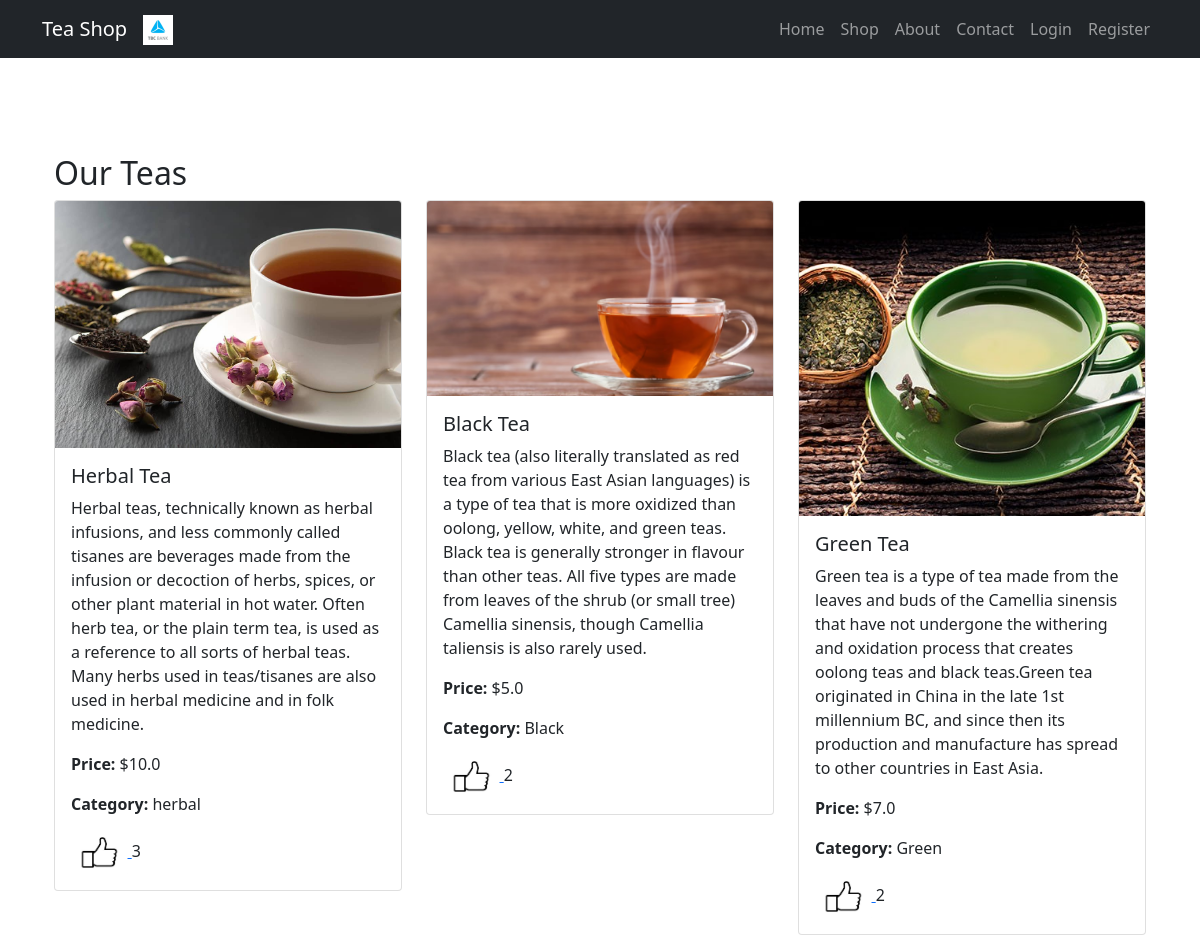
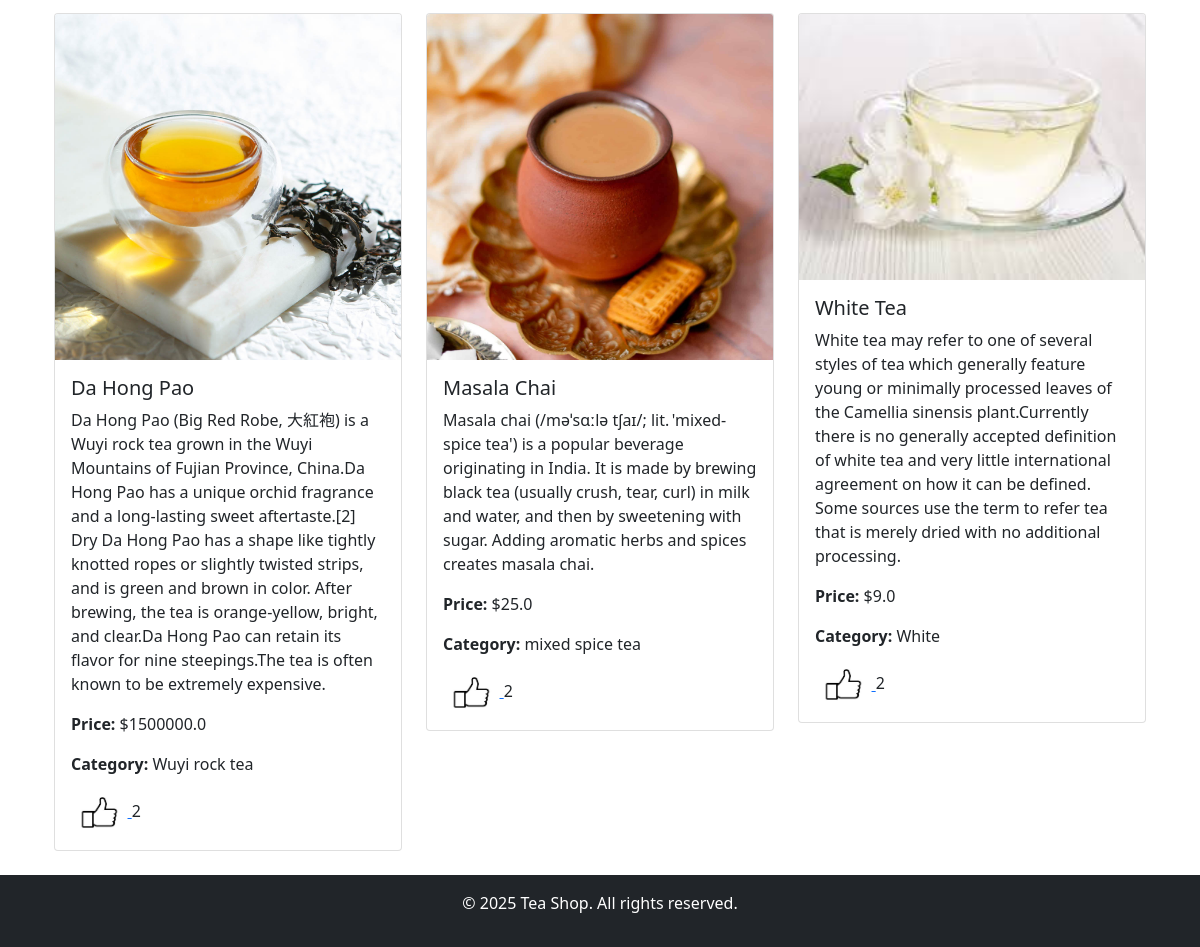
Page /shop on the committed database (2 pictures, top to bottom).
### models.py (models this page shows, shortened)
class Tea(db.Model):
    __tablename__ = 'teas'
    __table_args__ = {'extend_existing': True}
    id = db.Column(db.Integer, primary_key=True)
    name = db.Column(db.String(100), nullable=False)
    description = db.Column(db.String(500), nullable=True)
    price = db.Column(db.Float, nullable=False)
    image_url = db.Column(db.String(200), nullable=True)
    category = db.Column(db.String(100), nullable=False)
    likes = db.Column(db.Integer, default=1)

### routes.py (the view)
@app.route('/shop')
def shop():
    teas = Tea.query.all()
    return render_template('shop.html', teas=teas)

### templates/shop.html (shortened to what this page needs)
{% extends 'base.html' %}
{% block content %}
<div class="container mt-5">
    <h2>Our Teas</h2>
    <div class="row">
        {% for tea in teas %}
        <div class="col-md-4">
            <div class="card mb-4">
                <img src="{{ url_for('static', filename='images/' + tea.image_url) if tea.image_url else url_for('static', filename='images/default_tea.jpg') }}"
                     alt="{{ tea.name }}" class="card-img-top">
                <div class="card-body">
                    <h5 class="card-title">{{ tea.name }}</h5>
                    <p class="card-text">{{ tea.description }}</p>
                    <p><strong>Price:</strong> ${{ tea.price }}</p>
                    <p><strong>Category:</strong> {{ tea.category }}</p>
                    <a href="javascript:void(0);" onclick="likeTea('{{ tea.id }}');">
                        <img src="/static/images/like.jfif" style="width: 18%; height: auto;">
                    </a>
                    <span id="likes-{{ tea.id }}">{{ tea.likes }}</span>
                </div>
            </div>
        </div>
        {% endfor %}
    </div>
</div>
{% endblock %}

### templates/base.html (shortened to what this page needs)
<!DOCTYPE html>
<html lang="en">
<head>
    <link href="https://cdn.jsdelivr.net/npm/bootstrap@5.1.3/dist/css/bootstrap.min.css" rel="stylesheet">
</head>
<body class="d-flex flex-column min-vh-100">
<nav class="navbar navbar-expand-lg navbar-dark bg-dark">
    <div class="container">
        <a class="navbar-brand" href="{{ url_for('index') }}">Tea Shop</a>
        <a class="navbar-brand" href="https://www.tbceducation.ge/" target="_blank">
            <img src="{{ url_for('static', filename='images/TBC.png') }}" alt="TBC Logo" height="30" class="me-2">
        </a>
        <div class="collapse navbar-collapse" id="navbarNav">
            <ul class="navbar-nav ms-auto">
                <li class="nav-item">
                    <a class="nav-link" href="{{ url_for('index') }}">Home</a>
                </li>
                <li class="nav-item">
                    <a class="nav-link" href="{{ url_for('shop') }}">Shop</a>
                </li>
                <li class="nav-item">
                    <a class="nav-link" href="{{ url_for('about') }}">About</a>
                </li>
                <li class="nav-item">
                    <a class="nav-link" href="{{ url_for('contact') }}">Contact</a>
                </li>
                {% if current_user.is_authenticated %}
                <li class="nav-item">
                    <a class="nav-link" href="{{ url_for('logout') }}">Logout</a>
                </li>
                {% if current_user.role == 'admin' %}
                <li class="nav-item">
                    <a class="nav-link" href="{{ url_for('add_tea') }}">Add Tea</a>
                </li>
                {% endif %}
                {% else %}
                <li class="nav-item">
                    <a class="nav-link" href="{{ url_for('login') }}">Login</a>
                </li>
                <li class="nav-item">
                    <a class="nav-link" href="{{ url_for('register') }}">Register</a>
                </li>
                {% endif %}
            </ul>
        </div>
    </div>
</nav>
<div class="container mt-5">
    {% block content %}
    {% endblock %}
</div>
    <footer class="bg-dark text-white text-center py-3">
        <p>&copy; 2025 Tea Shop. All rights reserved.</p>
    </footer>
</body>
</body>
</html>

### rows in the picture
Tea: shows a picture, name "Herbal Tea", description "Herbal teas, technically known as herbal infusions, and less commonly called tisanes are beverages made from the infusion or decoction of herbs, spices, or other plant material in hot water. Often herb tea, or the plain term tea, is used as a reference to all sorts of herbal teas. Many herbs used in teas/tisanes are also used in herbal medicine and in folk medicine.", price "10.0", category "herbal", likes "3"
Tea: image_url (picture), name "Black Tea", description "Black tea (also literally translated as red tea from various East Asian languages) is a type of tea that is more oxidized than oolong, yellow, white, and green teas. Black tea is generally stronger in flavour than other teas. All five types are made from leaves of the shrub (or small tree) Camellia sinensis, though Camellia taliensis is also rarely used.", price "5.0", category "Black", likes "2"
Tea: image_url (picture), name "Green Tea", description "Green tea is a type of tea made from the leaves and buds of the Camellia sinensis that have not undergone the withering and oxidation process that creates oolong teas and black teas.Green tea originated in China in the late 1st millennium BC, and since then its production and manufacture has spread to other countries in East Asia.", price "7.0", category "Green", likes "2"
Tea: image_url (picture), name "Da Hong Pao", description "Da Hong Pao (Big Red Robe, 大紅袍) is a Wuyi rock tea grown in the Wuyi Mountains of Fujian Province, China.Da Hong Pao has a unique orchid fragrance and a long-lasting sweet aftertaste.[2] Dry Da Hong Pao has a shape like tightly knotted ropes or slightly twisted strips, and is green and brown in color. After brewing, the tea is orange-yellow, bright, and clear.Da Hong Pao can retain its flavor for nine steepings.The tea is often known to be extremely expensive.", price "1500000.0", category "Wuyi rock tea", likes "2"
Tea: image_url (picture), name "Masala Chai", description "Masala chai (/məˈsɑːlə tʃaɪ/; lit. 'mixed-spice tea') is a popular beverage originating in India. It is made by brewing black tea (usually crush, tear, curl) in milk and water, and then by sweetening with sugar. Adding aromatic herbs and spices creates masala chai.", price "25.0", category "mixed spice tea", likes "2"
Tea: image_url (picture), name "White Tea", description "White tea may refer to one of several styles of tea which generally feature young or minimally processed leaves of the Camellia sinensis plant.Currently there is no generally accepted definition of white tea and very little international agreement on how it can be defined. Some sources use the term to refer tea that is merely dried with no additional processing.", price "9.0", category "White", likes "2"
